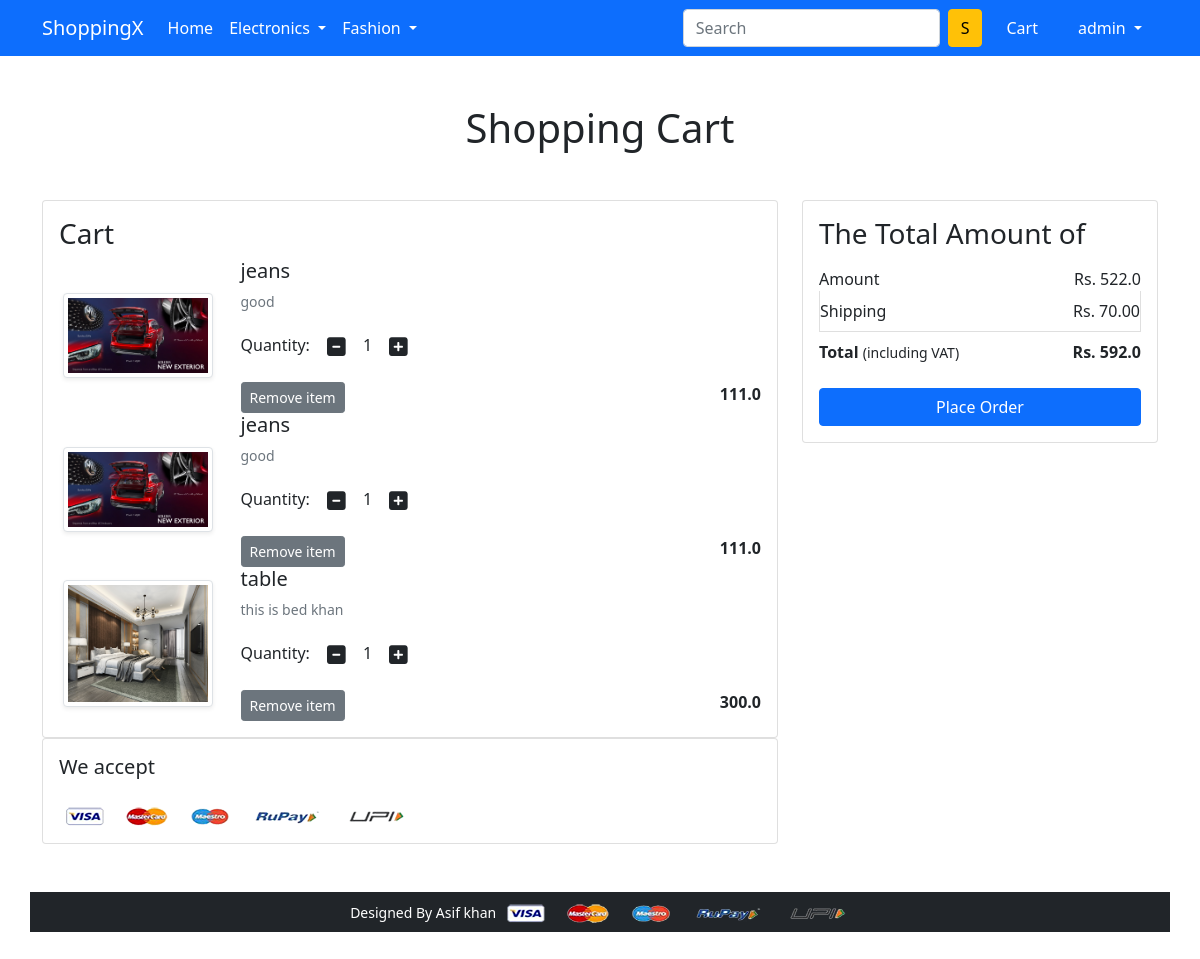
The page /showcart (signed in) on the database its author committed.
### app/models.py (models this page shows, shortened)
class Cart(models.Model):
    user=models.ForeignKey(User,on_delete=models.CASCADE)
    product = models.ForeignKey(Product, on_delete=models.CASCADE)
    quantity=models.PositiveIntegerField(default=1)

class Product(models.Model):
    title=models.CharField(max_length=30)
    selling_price = models.FloatField()
    discount_price = models.FloatField()
    description = models.TextField()
    brand = models.CharField(max_length=40)
    category=models.CharField(max_length=30,choices=CATEGORY)
    product_image=models.ImageField(upload_to="productimg")

### app/views.py (the view)
# urls.py: path('showcart',views.showcart,name='showcart'),
def showcart(request):
 if request.user.is_authenticated:
    user=request.user
    cart=Cart.objects.filter(user=user)
    amount=0.0
    samount=70
    tamount=0
    total=[p for p in Cart.objects.all() if p.user==user]
    pquantity=len(cart)
    if cart:
        for p in cart:
           a=(p.quantity*p.product.discount_price)
           print(a)
           amount+=a
           tamount=amount +samount
        print(tamount)
    return render(request, 'app/addtocart.html',{'cart':cart,'tamount':tamount,'amount':amount})
 else:
     return HttpResponseRedirect('/login')

### app/templates/app/addtocart.html (shortened to what this page needs)
{% extends 'app/base.html' %}
{% load static %}
{% block main-content %}
<div class="container my-5">
  <div class=" ">
 <div class="row  d-flex justify-content-between">
  <h1 class="text-center mb-5">Shopping Cart</h1>
  <div class="col-sm-8">
  <div class="card">
   <div class="card-body">
    <h3>Cart</h3>
    {% for c in cart %}
    <div class="row">
     <div class="col-sm-3 text-center align-self-center"><img src="{{c.product.product_image.url}}" alt="" srcset="" class="img-fluid img-thumbnail shadow-sm" height="150" width="150"> </div>
     <div class="col-sm-9">
      <div>
       <h5>{{c.product.title}}</h5>
       <p class="mb-2 text-muted small">{{c.product.description}}</p>
        <div class="my-3">
        <label for="quantity">Quantity:</label>
        <a class="minus-cart btn" pid="{{c.product.id}}"><i class="fas fa-minus-square fa-lg"></i></a>
        <span id="quantity">{{ c.quantity }}</span>
        <a class="plus-cart btn" pid="{{c.product.id}}"><i class="fas fa-plus-square fa-lg"></i></a>
       </div>
       <div class="d-flex justify-content-between">
        <a href="#" class="btn btn-sm btn-secondary mr-3 removecart" cid="{{c.id}}">Remove item </a>
        <p class="mb-0"><span><strong>{{c.product.discount_price}}</strong></span></p>
       </div>
      </div>
     </div>
    </div>
    {% endfor %}
 </div>
</div>
 </div>
 <div class="col-sm-4">
  <div class="card">
   <div class="card-body">
     <h3>The Total Amount of</h3>
     <ul class="list-group">
      <li class="list-group-item d-flex justify-content-between align-items-center border-0 px-0 pb-0 amount">Amount<span>Rs. {{amount}}</span></li>
      <li class="list-group-item d-flex justify-content-between align-items-center px-0">Shipping<span>Rs. 70.00</span></li>
      <li class="list-group-item d-flex justify-content-between align-items-center border-0 px-0 mb-3">
       <div>
          <strong>Total</strong> <small>(including VAT)</small>
        </div>
        <span class="tamount"><strong>Rs. {{tamount}}</strong></span>
      </li>
     </ul>
     <div class="d-grid"><a href="{% url 'checkout' %}" class="btn btn-primary">Place Order</a></div>
   </div>
  </div>
 </div>
<div class="container">
 <div class="row">
  <div class="col-sm-8">
   <div class="card">
    <div class="card-body">
      <h5 class="mb-4">We accept</h5>
      <img src="{% static 'app/images/payment.png' %}" alt="" class="img-fluid">
    </div>
  </div>
  </div>
 </div>
</div>
{% endblock main-content %}

### app/templates/app/base.html (shortened to what this page needs)
<!doctype html>
{% load static %}
<html lang="en">
  <head>
    <link href="https://cdn.jsdelivr.net/npm/bootstrap@5.0.0-beta1/dist/css/bootstrap.min.css" rel="stylesheet">
    <link rel="stylesheet" href="{% static 'app/css/owl.carousel.min.css' %}">
    <link rel="stylesheet" href="{% static 'app/css/all.min.css' %}">
    <link rel="stylesheet" href="{% static 'app/css/style.css' %}">
  </head>
  <body>
    <nav class="navbar navbar-expand-lg navbar-dark bg-primary">
     <div class="container">
       <a class="navbar-brand" href="/">ShoppingX</a>
       <div class="collapse navbar-collapse" id="navbarSupportedContent">
         <ul class="navbar-nav me-auto mb-2 mb-lg-0">
           <li class="nav-item">
             <a class="nav-link active" aria-current="page" href="/">Home</a>
           </li>
           <li class="nav-item dropdown">
             <a class="nav-link dropdown-toggle text-white" href="#" id="electronicsDropdown" role="button" data-bs-toggle="dropdown" aria-expanded="false">
               Electronics
             </a>
           </li>
           <li class="nav-item dropdown">
             <a class="nav-link dropdown-toggle text-white" href="#" id="fashionDropdown" role="button" data-bs-toggle="dropdown" aria-expanded="false">
               Fashion
             </a>
           </li>
         </ul>
         <form class="d-flex">
           <input class="form-control me-2" type="search" placeholder="Search" aria-label="Search">
           <button class="btn btn-warning" type="submit">S</button>
         </form>
             {% if request.user.is_authenticated %}
             <li class="nav-item mx-2 d-flex justify-content-between">
              <a href="{% url 'showcart' %}" class="nav-link text-white ">Cart</a>
             </li>
             <div>
          <ul class="navbar-nav me-auto mb-2 mb-lg-0">
           <li class="nav-item dropdown mx-2">
              <a class="nav-link dropdown-toggle text-white" href="#" id="profileDropdown" role="button" data-bs-toggle="dropdown" aria-expanded="false">
                {{user.username}}
              </a>
            </li>
             {% endif %}
         </div>
       </div>
     </div>
    </nav>
    {% block main-content %} {% endblock main-content %}
    <footer class="container-fluid bg-dark text-center p-2 mt-5">
        <small class="text-white"> Designed By Asif khan     </small>
        <img src="{% static 'app/images/payment.png' %}" alt="this siis " srcset="" class="img-fluid" height="2px">
    </footer>
  </body>
</html>

### rows shown on the page
Cart: product.product_image (picture), product "jeans", product.description "good", quantity "1", product.discount_price "111.0"
Cart: product.product_image (picture), product "jeans", product.description "good", quantity "1", product.discount_price "111.0"
Cart: product.product_image (picture), product "table", product.description "this is bed khan", quantity "1", product.discount_price "300.0"

### other values the page prints
{{ user.username }} "admin"
{{ amount }} "522.0"
{{ tamount }} "592.0"
